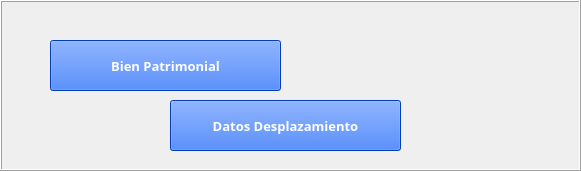
  <widget class="QFrame" name="frame_4">
   <property name="geometry">
    <rect>
     <x>30</x>
     <y>250</y>
     <width>581</width>
     <height>171</height>
    </rect>
   </property>
   <property name="tabletTracking">
    <bool>false</bool>
   </property>
   <property name="toolTip">
    <string/>
   </property>
   <property name="autoFillBackground">
    <bool>false</bool>
   </property>
   <property name="frameShape">
    <enum>QFrame::Box</enum>
   </property>
   <property name="frameShadow">
    <enum>QFrame::Raised</enum>
   </property>
   <widget class="QLabel" name="label_27">
    <property name="geometry">
     <rect>
      <x>10</x>
      <y>10</y>
      <width>566</width>
      <height>20</height>
     </rect>
    </property>
    <property name="font">
     <font>
      <family>Microsoft YaHei UI</family>
      <pointsize>11</pointsize>
     </font>
    </property>
    <property name="frameShadow">
     <enum>QFrame::Sunken</enum>
    </property>
    <property name="lineWidth">
     <number>0</number>
    </property>
    <property name="midLineWidth">
     <number>1</number>
    </property>
    <property name="text">
     <string/>
    </property>
   </widget>
   <widget class="QPushButton" name="pushButton">
    <property name="enabled">
     <bool>true</bool>
    </property>
    <property name="geometry">
     <rect>
      <x>50</x>
      <y>40</y>
      <width>231</width>
      <height>51</height>
     </rect>
    </property>
    <property name="minimumSize">
     <size>
      <width>0</width>
      <height>0</height>
     </size>
    </property>
    <property name="palette">
     <palette>
      <active>
       <colorrole role="Button">
        <brush brushstyle="SolidPattern">
         <color alpha="255">
          <red>0</red>
          <green>85</green>
          <blue>255</blue>
         </color>
        </brush>
       </colorrole>
       <colorrole role="ButtonText">
        <brush brushstyle="SolidPattern">
         <color alpha="255">
          <red>255</red>
          <green>255</green>
          <blue>255</blue>
         </color>
        </brush>
       </colorrole>
       <colorrole role="Base">
        <brush brushstyle="SolidPattern">
         <color alpha="255">
          <red>0</red>
          <green>85</green>
          <blue>255</blue>
         </color>
        </brush>
       </colorrole>
       <colorrole role="Window">
        <brush brushstyle="SolidPattern">
         <color alpha="255">
          <red>0</red>
          <green>85</green>
          <blue>255</blue>
         </color>
        </brush>
       </colorrole>
      </active>
      <inactive>
       <colorrole role="Button">
        <brush brushstyle="SolidPattern">
         <color alpha="255">
          <red>0</red>
          <green>85</green>
          <blue>255</blue>
         </color>
        </brush>
       </colorrole>
       <colorrole role="ButtonText">
        <brush brushstyle="SolidPattern">
         <color alpha="255">
          <red>255</red>
          <green>255</green>
          <blue>255</blue>
         </color>
        </brush>
       </colorrole>
       <colorrole role="Base">
        <brush brushstyle="SolidPattern">
         <color alpha="255">
          <red>0</red>
          <green>85</green>
          <blue>255</blue>
         </color>
        </brush>
       </colorrole>
       <colorrole role="Window">
        <brush brushstyle="SolidPattern">
         <color alpha="255">
          <red>0</red>
          <green>85</green>
          <blue>255</blue>
         </color>
        </brush>
       </colorrole>
      </inactive>
      <disabled>
       <colorrole role="Button">
        <brush brushstyle="SolidPattern">
         <color alpha="255">
          <red>0</red>
          <green>85</green>
          <blue>255</blue>
         </color>
        </brush>
       </colorrole>
       <colorrole role="ButtonText">
        <brush brushstyle="SolidPattern">
         <color alpha="255">
          <red>120</red>
          <green>120</green>
          <blue>120</blue>
         </color>
        </brush>
       </colorrole>
       <colorrole role="Base">
        <brush brushstyle="SolidPattern">
         <color alpha="255">
          <red>0</red>
          <green>85</green>
          <blue>255</blue>
         </color>
        </brush>
       </colorrole>
       <colorrole role="Window">
        <brush brushstyle="SolidPattern">
         <color alpha="255">
          <red>0</red>
          <green>85</green>
          <blue>255</blue>
         </color>
        </brush>
       </colorrole>
      </disabled>
     </palette>
    </property>
    <property name="font">
     <font>
      <family>Microsoft YaHei</family>
      <pointsize>10</pointsize>
      <weight>75</weight>
      <bold>true</bold>
     </font>
    </property>
    <property name="mouseTracking">
     <bool>false</bool>
    </property>
    <property name="tabletTracking">
     <bool>false</bool>
    </property>
    <property name="acceptDrops">
     <bool>false</bool>
    </property>
    <property name="toolTip">
     <string/>
    </property>
    <property name="statusTip">
     <string/>
    </property>
    <property name="styleSheet">
     <string notr="true">background-color: rgb(0, 85, 255);</string>
    </property>
    <property name="text">
     <string>Bien Patrimonial</string>
    </property>
    <property name="checkable">
     <bool>false</bool>
    </property>
    <property name="default">
     <bool>false</bool>
    </property>
    <property name="flat">
     <bool>false</bool>
    </property>
   </widget>
   <widget class="QPushButton" name="pushButton_3">
    <property name="enabled">
     <bool>true</bool>
    </property>
    <property name="geometry">
     <rect>
      <x>170</x>
      <y>100</y>
      <width>231</width>
      <height>51</height>
     </rect>
    </property>
    <property name="minimumSize">
     <size>
      <width>0</width>
      <height>0</height>
     </size>
    </property>
    <property name="palette">
     <palette>
      <active>
       <colorrole role="Button">
        <brush brushstyle="SolidPattern">
         <color alpha="255">
          <red>0</red>
          <green>85</green>
          <blue>255</blue>
         </color>
        </brush>
       </colorrole>
       <colorrole role="ButtonText">
        <brush brushstyle="SolidPattern">
         <color alpha="255">
          <red>255</red>
          <green>255</green>
          <blue>255</blue>
         </color>
        </brush>
       </colorrole>
       <colorrole role="Base">
        <brush brushstyle="SolidPattern">
         <color alpha="255">
          <red>0</red>
          <green>85</green>
          <blue>255</blue>
         </color>
        </brush>
       </colorrole>
       <colorrole role="Window">
        <brush brushstyle="SolidPattern">
         <color alpha="255">
          <red>0</red>
          <green>85</green>
          <blue>255</blue>
         </color>
        </brush>
       </colorrole>
      </active>
      <inactive>
       <colorrole role="Button">
        <brush brushstyle="SolidPattern">
         <color alpha="255">
          <red>0</red>
          <green>85</green>
          <blue>255</blue>
         </color>
        </brush>
       </colorrole>
       <colorrole role="ButtonText">
        <brush brushstyle="SolidPattern">
         <color alpha="255">
          <red>255</red>
          <green>255</green>
          <blue>255</blue>
         </color>
        </brush>
       </colorrole>
       <colorrole role="Base">
        <brush brushstyle="SolidPattern">
         <color alpha="255">
          <red>0</red>
          <green>85</green>
          <blue>255</blue>
         </color>
        </brush>
       </colorrole>
       <colorrole role="Window">
        <brush brushstyle="SolidPattern">
         <color alpha="255">
          <red>0</red>
          <green>85</green>
          <blue>255</blue>
         </color>
        </brush>
       </colorrole>
      </inactive>
      <disabled>
       <colorrole role="Button">
        <brush brushstyle="SolidPattern">
         <color alpha="255">
          <red>0</red>
          <green>85</green>
          <blue>255</blue>
         </color>
        </brush>
       </colorrole>
       <colorrole role="ButtonText">
        <brush brushstyle="SolidPattern">
         <color alpha="255">
          <red>120</red>
          <green>120</green>
          <blue>120</blue>
         </color>
        </brush>
       </colorrole>
       <colorrole role="Base">
        <brush brushstyle="SolidPattern">
         <color alpha="255">
          <red>0</red>
          <green>85</green>
          <blue>255</blue>
         </color>
        </brush>
       </colorrole>
       <colorrole role="Window">
        <brush brushstyle="SolidPattern">
         <color alpha="255">
          <red>0</red>
          <green>85</green>
          <blue>255</blue>
         </color>
        </brush>
       </colorrole>
      </disabled>
     </palette>
    </property>
    <property name="font">
     <font>
      <family>Microsoft YaHei</family>
      <pointsize>10</pointsize>
      <weight>75</weight>
      <bold>true</bold>
     </font>
    </property>
    <property name="mouseTracking">
     <bool>false</bool>
    </property>
    <property name="tabletTracking">
     <bool>false</bool>
    </property>
    <property name="acceptDrops">
     <bool>false</bool>
    </property>
    <property name="toolTip">
     <string/>
    </property>
    <property name="statusTip">
     <string/>
    </property>
    <property name="styleSheet">
     <string notr="true">background-color: rgb(0, 85, 255);</string>
    </property>
    <property name="text">
     <string>Datos Desplazamiento</string>
    </property>
    <property name="checkable">
     <bool>false</bool>
    </property>
    <property name="default">
     <bool>false</bool>
    </property>
    <property name="flat">
     <bool>false</bool>
    </property>
   </widget>
  </widget>
